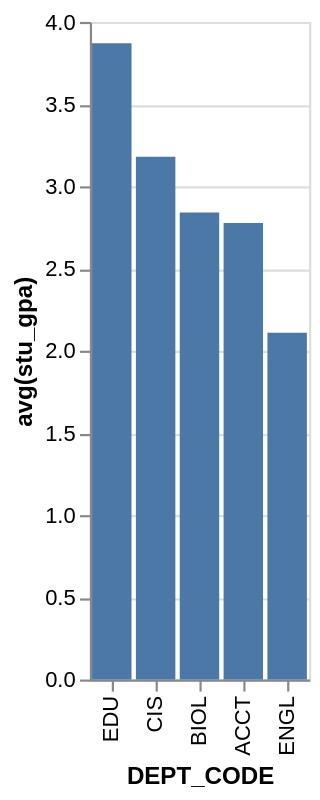

The specification (Vega-Lite) saved for this image:
### Vega-Lite specification from a JSON file in a GitHub repository (floating-point values rounded to 4 significant figures)
{"data": {"values": [{"x_data": "EDU", "y_data": 3.87}, {"x_data": "CIS", "y_data": 3.18}, {"x_data": "BIOL", "y_data": 2.84}, {"x_data": "ACCT", "y_data": 2.777}, {"x_data": "ENGL", "y_data": 2.11}]}, "mark": "bar", "encoding": {"x": {"field": "x_data", "type": "nominal", "title": "DEPT_CODE", "sort": {"op": "sum", "field": "y_data", "order": "descending"}}, "y": {"field": "y_data", "type": "quantitative", "title": "avg(stu_gpa)"}}}
